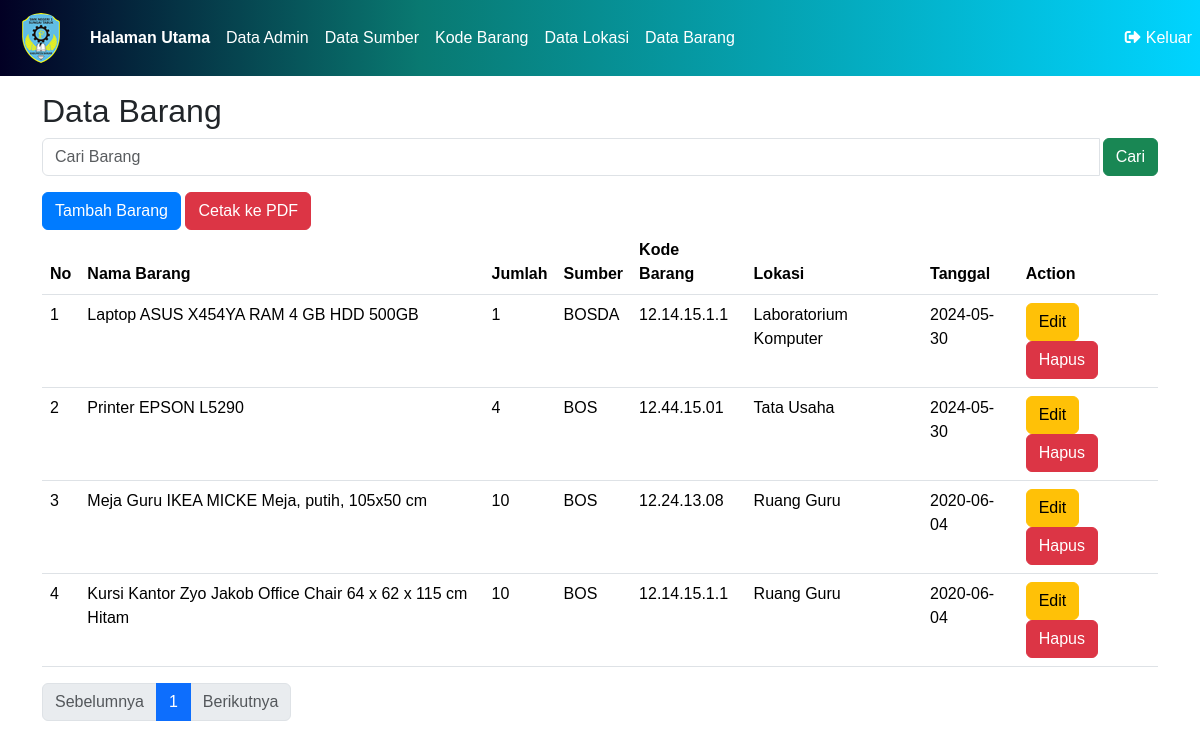
Screenshot of /barang.php (signed in) with the database file from the repository.
### tables this page shows
CREATE TABLE `barang` (
  `id` int(11) NOT NULL,
  `nama_barang` varchar(100) NOT NULL,
  `jumlah` int(255) NOT NULL,
  `sumber_id` int(11) DEFAULT NULL,
  `kode_id` int(11) NOT NULL,
  `lokasi_id` int(11) NOT NULL,
  `tanggal` date DEFAULT NULL
);

CREATE TABLE `sumber` (
  `id` int(11) NOT NULL,
  `nama_sumber` varchar(100) NOT NULL
);

CREATE TABLE `kode_barang` (
  `id` int(11) NOT NULL,
  `kode` varchar(255) NOT NULL
);

CREATE TABLE `lokasi` (
  `id` int(11) NOT NULL,
  `nama_lokasi` varchar(255) NOT NULL
);

### barang.php (the view, shortened to what this page needs)
<?php
require 'includes/db.php';
$limit = 10;
$page = isset($_GET['page']) ? $_GET['page'] : 1;
$start = ($page - 1) * $limit;
$search_keyword = isset($_GET['search_keyword']) ? $_GET['search_keyword'] : '';
$search_query = $search_keyword ? " WHERE nama_barang LIKE '%$search_keyword%'" : '';
$result = $conn->query("SELECT COUNT(id) AS id FROM barang $search_query");
$row = $result->fetch_assoc();
$total = $row['id'];
$pages = ceil($total / $limit);
$query = "SELECT barang.*, sumber.nama_sumber, kode_barang.kode, lokasi.nama_lokasi
          FROM barang
          LEFT JOIN sumber ON barang.sumber_id = sumber.id
          LEFT JOIN kode_barang ON barang.kode_id = kode_barang.id
          LEFT JOIN lokasi ON barang.lokasi_id = lokasi.id
          $search_query
          LIMIT $start, $limit";
$barang = $conn->query($query);
require 'includes/header.php';
?>
<div class="container">
    <h2>Data Barang</h2>
    <form method="GET" action="barang.php" class="form-inline mb-3">
        <div class="input-group">
            <input type="text" class="form-control me-1" name="search_keyword" placeholder="Cari Barang" value="<?= htmlspecialchars($search_keyword) ?>">
            <div class="input-group-append">
                <button type="submit" class="btn btn-success">Cari</button>
            </div>
        </div>
    </form>
    <button class="btn btn-primary" data-toggle="modal" data-target="#addBarangModal">Tambah Barang</button>
    <a href="export_pdf.php" class="btn btn-danger">Cetak ke PDF</a>
    <table class="table">
    <thead>
        <tr>
            <th>No</th>
            <th>Nama Barang</th>
            <th>Jumlah</th>
            <th>Sumber</th>
            <th>Kode Barang</th>
            <th>Lokasi</th>
            <th>Tanggal</th>
            <th>Action</th>
        </tr>
    </thead>
    <tbody>
        <?php
        $counter = $start + 1;
        while ($row = $barang->fetch_assoc()): ?>
            <tr>
                <td><?= $counter++ ?></td>
                <td><?= $row['nama_barang'] ?></td>
                <td><?= $row['jumlah'] ?></td>
                <td><?= $row['nama_sumber'] ?></td>
                <td><?= $row['kode'] ?></td>
                <td><?= $row['nama_lokasi'] ?></td>
                <td><?= $row['tanggal'] ?></td>
                <td>
                    <button class="btn btn-warning" data-toggle="modal" data-target="#editBarangModal"
                            data-id="<?= $row['id'] ?>" data-nama_barang="<?= $row['nama_barang'] ?>"
                            data-jumlah="<?= $row['jumlah'] ?>" data-sumber_id="<?= $row['sumber_id'] ?>"
                            data-kode_id="<?= $row['kode_id'] ?>" data-lokasi_id="<?= $row['lokasi_id'] ?>"
                            data-tanggal="<?= $row['tanggal'] ?>">
                        Edit
                    </button>
                    <form method="POST" action="barang.php" style="display:inline-block;">
                        <button type="submit" class="btn btn-danger" onclick="return confirm('Yakin ingin menghapus barang ini?')">Hapus</button>
                    </form>
                </td>
            </tr>
        <?php endwhile; ?>
    </tbody>
    </table>
    <nav>
        <ul class="pagination">
            <li class="page-item <?= ($page == 1) ? 'disabled' : '' ?>">
                <a class="page-link" href="barang.php?page=<?= $page - 1 ?>">Sebelumnya</a>
            </li>
            <?php for ($i = 1; $i <= $pages; $i++): ?>
                <li class="page-item <?= ($i == $page) ? 'active' : '' ?>">
                    <a class="page-link" href="barang.php?page=<?= $i ?>"><?= $i ?></a>
                </li>
            <?php endfor; ?>
            <li class="page-item <?= ($page == $pages) ? 'disabled' : '' ?>">
                <a class="page-link" href="barang.php?page=<?= $page + 1 ?>">Berikutnya</a>
            </li>
        </ul>
    </nav>
</div>
<?php require 'includes/footer.php'; ?>

### includes/header.php (shortened to what this page needs)
<!DOCTYPE html>
<html lang="en">
<head>
    <link rel="stylesheet" href="assets/css/bootstrap.min.css">
    <link rel="stylesheet" href="https://cdnjs.cloudflare.com/ajax/libs/font-awesome/5.15.4/css/all.min.css">
</head>
<body>
<nav class="navbar navbar-expand-lg navbar-light mb-3">
    <a class="navbar-brand ms-3" href="#">
        <img src="assets/img/logo-smk.png" alt="Logo" style="width: 50px; height: 50px;">
    </a>
    <div class="collapse navbar-collapse" id="navbarNav">
        <ul class="navbar-nav me-auto mb-2 mb-lg-0">
            <li class="nav-item">
                <a class="nav-link active" aria-current="page" href="index.php">Halaman Utama</a>
            </li>
            <li class="nav-item">
                <a class="nav-link" href="admin.php">Data Admin</a>
            </li>
            <li class="nav-item">
                <a class="nav-link" href="sumber.php">Data Sumber</a>
            </li>
            <li class="nav-item">
                <a class="nav-link" href="kode_barang.php">Kode Barang</a>
            </li>
            <li class="nav-item">
                <a class="nav-link" href="lokasi.php">Data Lokasi</a>
            </li>
            <li class="nav-item">
                <a class="nav-link" href="barang.php">Data Barang</a>
            </li>
        </ul>
        <ul class="navbar-nav">
            <li class="nav-item">
                <a class="nav-link" href="logout.php">
                    <i class="fas fa-sign-out-alt logout-icon"></i>Keluar
                </a>
            </li>
        </ul>
    </div>
</nav>

### includes/footer.php (shortened to what this page needs)
</body>
</html>

### includes/header.php (style rules this page uses)
body { font-family: 'Arial', sans-serif; }
.navbar { background: linear-gradient(90deg, rgba(2,0,36,1) 0%, rgba(9,121,113,1) 35%, rgba(0,212,255,1) 100%); }
.navbar-brand img { border-radius: 50%; transition: transform 0.3s; }
.nav-link { color: #fff !important; transition: color 0.3s; }
.nav-item .active { font-weight: bold; }
.btn-primary { background-color: #007bff; border-color: #007bff; }
.logout-icon { margin-right: 5px; }

### rows the page displays
barang: nama_barang "Laptop ASUS X454YA RAM 4 GB HDD 500GB", jumlah "1", sumber.nama_sumber "BOSDA", kode.kode "12.14.15.1.1", lokasi.nama_lokasi "Laboratorium Komputer", tanggal "2024-05-30"
barang: nama_barang "Printer EPSON L5290", jumlah "4", sumber.nama_sumber "BOS", kode.kode "12.44.15.01", lokasi.nama_lokasi "Tata Usaha", tanggal "2024-05-30"
barang: nama_barang "Meja Guru IKEA MICKE Meja, putih, 105x50 cm", jumlah "10", sumber.nama_sumber "BOS", kode.kode "12.24.13.08", lokasi.nama_lokasi "Ruang Guru", tanggal "2020-06-04"
barang: nama_barang "Kursi Kantor Zyo Jakob Office Chair 64 x 62 x 115 cm Hitam", jumlah "10", sumber.nama_sumber "BOS", kode.kode "12.14.15.1.1", lokasi.nama_lokasi "Ruang Guru", tanggal "2020-06-04"
